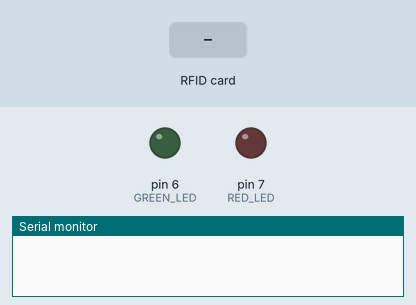
This sketch was run on a simulated Arduino Uno, built with avr-gcc and run on an emulated ATmega328P. On the bench: output pins drawn as LEDs (lit = HIGH), the last lines printed to the serial monitor. Dashed ring = blinking. The test bench sets the inputs (shaded band). Pins used as bus, display or sensor lines are not drawn.

Above: at 1.7 s.
1.8 s: RFID card 60 88 57 53 held to the reader
At 2.4 s:
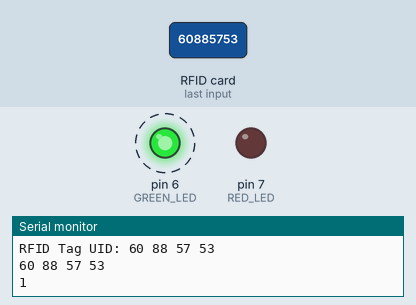
At 3.1 s:
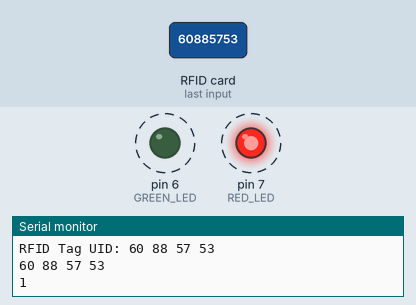
4.8 s: RFID card 5E 7A 19 C4 held to the reader
Timing chart, 0 to 7.8 s (numbered marks = the images above; inputs shaded):
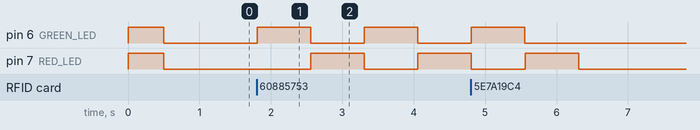

The sketch:

rfid_practice.ino
```cpp
#include <SPI.h>
#include <MFRC522.h>

#define GREEN_LED 6
#define RED_LED   7
#define RFID_RST  5
#define RFID_SS   10

// MFRC522 mfrc522(RFID_SS, RFID_RST);
MFRC522 rfid(RFID_SS, RFID_RST); // Instance of the class

MFRC522::MIFARE_Key key;

String tagId = "";
// String authId = "60 88 57 53 ";
String authId = "";

void setup() {
	Serial.begin(9600);

  pinMode(GREEN_LED, OUTPUT);
  digitalWrite(GREEN_LED, HIGH);
  pinMode(RED_LED, OUTPUT);
  digitalWrite(RED_LED, HIGH);
  delay(500);
  digitalWrite(GREEN_LED, LOW);
  digitalWrite(RED_LED, LOW);

	SPI.begin();
  rfid.PCD_Init();

}

void loop() {

  // Reset the loop if no new card present on the sensor/reader. This saves the entire process when idle.
  if ( ! rfid.PICC_IsNewCardPresent())
    return;

  // Verify if the NUID has been readed
  if ( ! rfid.PICC_ReadCardSerial())
    return;

  MFRC522::PICC_Type piccType = rfid.PICC_GetType(rfid.uid.sak);

  // Serial.print(rfid.uid.uidByte);
  Serial.print(F("RFID Tag UID:"));
  printHex(rfid.uid.uidByte, rfid.uid.size);
  Serial.println("");

  rfid.PICC_HaltA(); // Halt PICC
}

//Routine to dump a byte array as hex values to Serial.
void printHex(byte *buffer, byte bufferSize) {

  tagId = "";

  for (byte i = 0; i < bufferSize; i++) {
    tagId.concat(String(rfid.uid.uidByte[i], HEX));
    tagId.concat(" ");
    Serial.print(buffer[i] < 0x10 ? " 0" : " ");
    Serial.print(buffer[i], HEX);
  }
  Serial.println();
  Serial.print(tagId);
  Serial.println();
  Serial.print(tagId == "60 88 57 53 ");

  setAuth(tagId);
  tagId == authId ? flashLED(GREEN_LED) : flashLED(RED_LED);
}

void flashLED(int led) {
  digitalWrite(led, HIGH);
  delay(750);
  digitalWrite(led, LOW);
}

void setAuth(String tagId) {
  if (authId == "") {
    authId = tagId;
    flashLED(GREEN_LED);
    flashLED(RED_LED);
    flashLED(GREEN_LED);
    flashLED(RED_LED);
  }
}
```

Measured:
- after the input at 1.8 s, pin 6 (GREEN_LED): alternates HIGH for 0.75 s and LOW for 0.75 s, starting at once; pin 7 (RED_LED): LOW → HIGH after 0.76 s, → LOW 0.75 s later, → HIGH 0.75 s later
